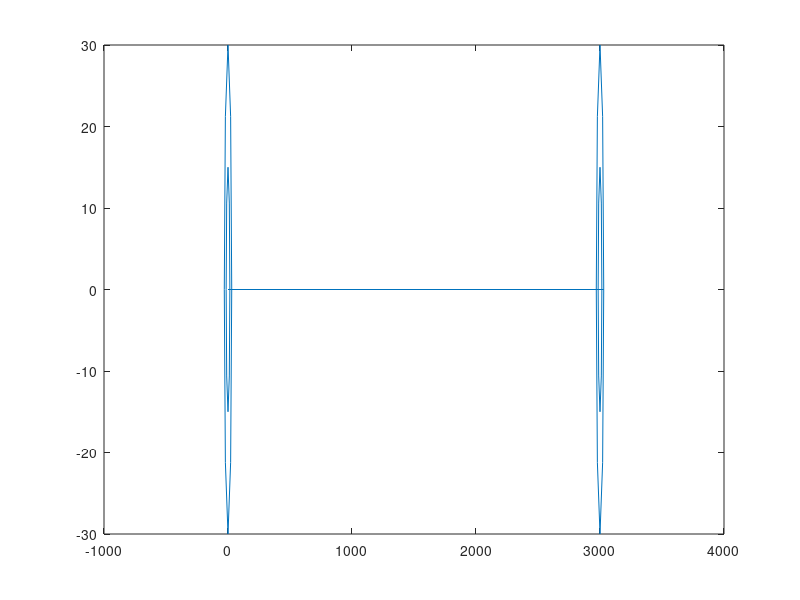

MATLAB code to generate this figure:
clear;
theta = 0;
nn = 2;
n_points = 19;
x_original = zeros(n_points*nn,1);
y_original = zeros(n_points*nn,1);
z_original = -2500*ones(n_points*nn,1);
r1 = 30;
r2 = 15;
max_dist = 3000;
for i=2:10
    x_original(i) = r1*cos(theta);
    y_original(i) = r1*sin(theta);
    x_original(i+9) = r2*cos(theta);
    y_original(i+9) = r2*sin(theta);
    theta = (i-1)*pi/4;
end
for i = 1:nn-1
    x_original(i*n_points+1:(i+1)*n_points) = x_original(1:n_points)+i*max_dist;
    y_original(i*n_points+1:(i+1)*n_points) = y_original(1:n_points);
end

index_x = find(abs(x_original) < 1^-10);
for i=1:length(index_x)
    x_original(index_x(i)) = 0;
end

index_y = find(abs(y_original) < 1^-10);
for i=1:length(index_y)
    y_original(index_y(i)) = 0;
end

plot(x_original,y_original)